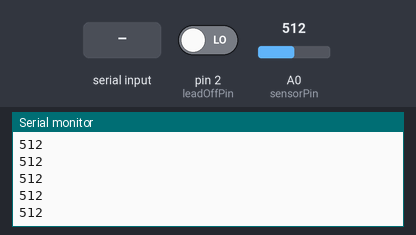
Bench run of a sketch on a simulated Arduino Uno, built with avr-gcc and run on an emulated ATmega328P. On the bench: the last lines printed to the serial monitor. The inputs (shaded band) are chosen by the test bench; at power-on: A0 (sensorPin) = 512, pin 2 (leadOffPin) LOW.

Above: at 1.2 s.
1.3 s: A0 (sensorPin) set to 610
At 2.3 s:
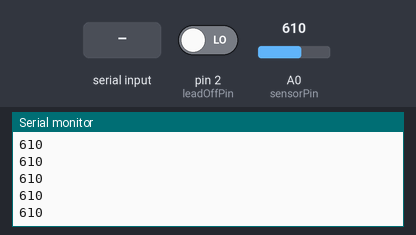
2.8 s: pin 2 (leadOffPin) driven HIGH
4.3 s: "30,150\n" received over Serial
At 5.1 s:
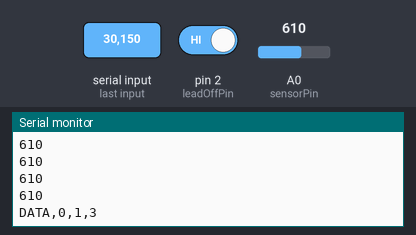
5.8 s: "200\n" received over Serial
At 6.5 s:
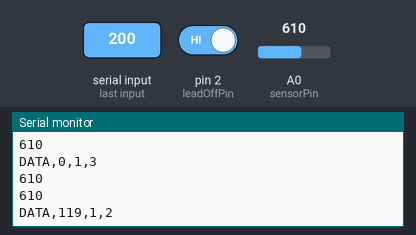
7.3 s: A0 (sensorPin) set to 590
At 8.6 s:
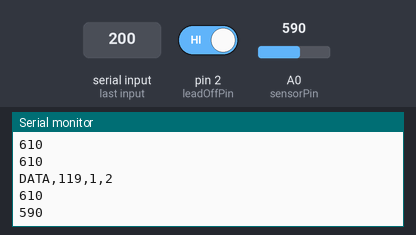
Timing chart, 0 to 9.8 s (numbered marks = the images above; inputs shaded):
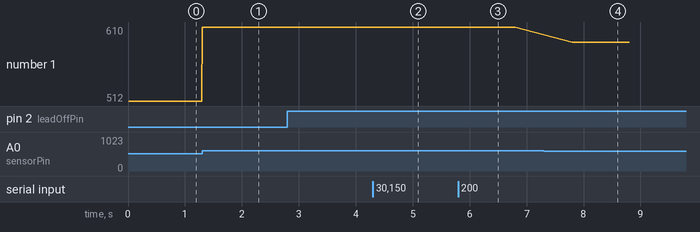

Measured:
- after the input at 1.3 s, the serial monitor: prints a new line at once (image 1)
- after the input at 4.3 s, the serial monitor: prints a new line at once (image 2)
- after the input at 5.8 s, the serial monitor: prints a new line at once (image 3)
- after the input at 7.3 s, the serial monitor: prints a new line after 0.50 s (image 4)
- plotted number 1: 512 → 610 after the input at 1.3 s, 610 → 590 after the input at 7.3 s

The sketch:

firmware.ino
```cpp
/*
  SUPER SIMPLE HEART MONITOR
  ---------------------------
  What it does:
    - Reads the heart sensor.
    - Checks it fast or slow, depending on a "speed level" (0-3)
      that the computer tells us to use.
    - Sends the heart rate to the computer.
    - If the heart rate looks dangerous, switches to fast checking
      by itself.

  Wiring:
    AD8232 OUTPUT -> A0
    AD8232 LO+    -> Pin 2
    AD8232 GND    -> GND
    AD8232 3.3V   -> 3.3V
*/

int sensorPin  = A0;
int leadOffPin = 2;

// speed level: 0 = slow, 1 = medium, 2 = fast, 3 = urgent
int speedLevel = 2;

// how often to check the sensor, in milliseconds, for each speed level
int checkDelay[4]  = {1000, 40, 10, 4};

// how often to send data to the computer, in milliseconds
int sendDelay[4] = {10000, 2000, 1000, 250};

unsigned long lastCheck = 0;
unsigned long lastSend  = 0;

int beatThreshold  = 600;
unsigned long lastBeatTime = 0;
int heartRate = 0;

void setup() {
  Serial.begin(115200);
  pinMode(leadOffPin, INPUT);
  Serial.println("Ready");
}

void loop() {
  checkForNewSpeedLevel();

  unsigned long now = millis();

  if (now - lastCheck >= checkDelay[speedLevel]) {
    lastCheck = now;
    readSensorAndUpdateHeartRate();
  }

  if (now - lastSend >= sendDelay[speedLevel]) {
    lastSend = now;
    sendDataToComputer();
  }
}

void readSensorAndUpdateHeartRate() {
  int value = analogRead(sensorPin);

  // Print the raw value on its own line so Arduino's built-in
  // Serial Plotter (Tools -> Serial Plotter) can graph it live.
  Serial.println(value);

  // Did the signal just spike up? That means one heartbeat happened.
  if (value > beatThreshold) {
    unsigned long now = millis();
    if (lastBeatTime != 0) {
      unsigned long gap = now - lastBeatTime;
      if (gap > 250 && gap < 2000) {
        heartRate = 60000 / gap;   // turn the time gap into beats per minute
      }
    }
    lastBeatTime = now;
  }

  // Safety rule: if heart rate is dangerous, speed up right now.
  // The computer does not need to tell us this -- we act on our own.
  bool tooFast = heartRate > 140;
  bool tooSlow = heartRate > 0 && heartRate < 40;
  if ((tooFast || tooSlow) && speedLevel < 2) {
    speedLevel = 2;
    Serial.println("Dangerous heart rate, switching to fast checking");
  }
}

void sendDataToComputer() {
  bool leadIsOff = digitalRead(leadOffPin) == HIGH;

  Serial.print("DATA,");
  Serial.print(heartRate);
  Serial.print(",");
  Serial.print(leadIsOff ? 1 : 0);
  Serial.print(",");
  Serial.println(speedLevel);
}

// Listens for a single digit (0-3) from the computer telling us
// what speed level to use.
void checkForNewSpeedLevel() {
  if (Serial.available() > 0) {
    char c = Serial.read();
    if (c >= '0' && c <= '3') {
      speedLevel = c - '0';
    }
  }
}
```
